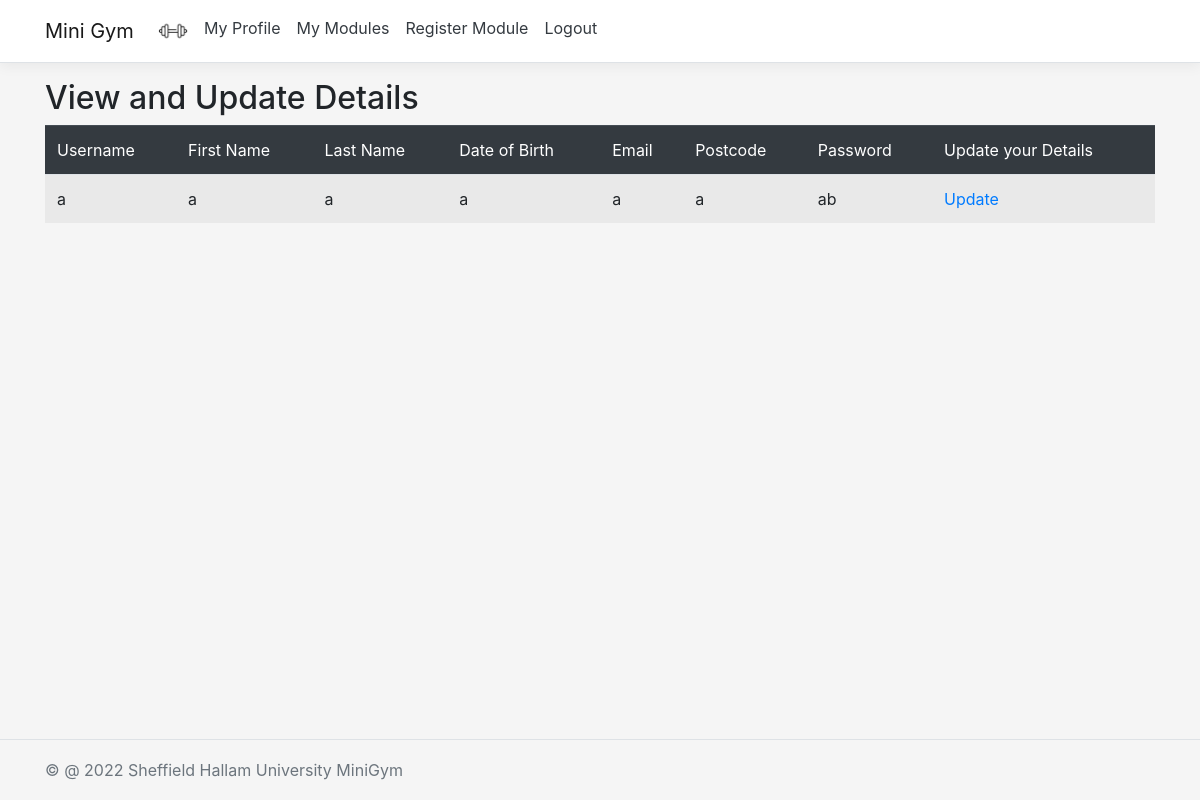
/MiniGym_Website_C2010722/userIndex.php, run on the app's committed database.
### tables this page shows
CREATE TABLE "customer" (
	"username"	TEXT NOT NULL,
	"fname"	TEXT NOT NULL,
	"lname"	TEXT NOT NULL,
	"datebirth"	TEXT NOT NULL,
	"email"	TEXT NOT NULL,
	"postcode"	TEXT NOT NULL,
	"password"	TEXT NOT NULL,
	PRIMARY KEY("username")
);

### MiniGym_Website_C2010722/viewPersonalDetailsSQL.php (called while the page is built, shortened)
<?php
    function getUsers (){
    $db = new SQLITE3('C:\\xampp\minigym_database\\miniGym_database.db');
    $sql = "SELECT * FROM customer WHERE username = 'a'";
    $stmt = $db->prepare($sql);
    $result = $stmt->execute();
    while ($column = $result->fetchArray()){
        $arrayResult [] = $column;
    }
    return $arrayResult;
}

### MiniGym_Website_C2010722/userIndex.php (the view, shortened to what this page needs)
<?php
include_once("viewPersonalDetailsSQL.php");
$user = getUsers ();
?>
<!doctype html>
<html lang="en">
  <head>
    <link rel="stylesheet" href="site.css" />
    <link rel="stylesheet" href="https://stackpath.bootstrapcdn.com/bootstrap/4.3.1/css/bootstrap.min.css">
  </head>
<body class="bgColor">
	<header>
			<nav class="navbar navbar-expand-sm navbar-toggleable-sm navbar-light bg-white border-bottom box-shadow mb-3">
				<div class="container">
					<a class="navbar-brand" href="/MiniGym_Website_C2010722/Index.php">Mini Gym</a>
					<div class="navbar-collapse collapse d-sm-inline-flex flex-sm-row-reverse">
						<ul class="navbar-nav flex-grow-1">
							<li class="nav-item">
								<a class="nav-link text-dark" href="/MiniGym_Website_C2010722/">
									<img border="0" alt="User Icon" src="/MiniGym_Website_C2010722/homeicon.png" width="30" height="30">
								</a>
							</li>
							<li class="nav-item">
								<a class="nav-link text-dark" href="/MiniGym_Website_C2010722/login.php">My Profile</a>
							</li>
							<li class="nav-item">
								<a class="nav-link text-dark" href="/MiniGym_Website_C2010722/customerforgotpassword.php">My Modules</a>
							</li>
							<li class="nav-item">
								<a class="nav-link text-dark" href="/MiniGym_Website_C2010722/createUserPage.php">Register Module</a>
							</li>
							<li class="nav-item">
								<a class="nav-link text-dark" href="/MiniGym_Website_C2010722/staffandmanagerlogin.php">Logout</a>
							</li>
						</ul>
					</div>
				</div>
			</nav>
	</header>
	<div class="container">
        	<main role="main" class="pb-3">
        	<h2>View and Update Details</h2>
        	            <div class="row">
                        <div class="col-12">
                            <table class="table table-striped">
                                    <thead class="table-dark">
                                    <td>Username</td>
                                    <td>First Name</td>
                                    <td>Last Name</td>
                                    <td>Date of Birth</td>
                                    <td>Email</td>
                                    <td>Postcode</td>
                                    <td>Password</td>
                                    <td>Update your Details</td>
                                </thead>
                                <tr>
                                    <td><?php echo $user[0]['username']?></td>
                                    <td><?php echo $user[0]['fname']?></td>
                                    <td><?php echo $user[0]['lname']?></td>
                                    <td><?php echo $user[0]['datebirth']?></td>
                                    <td><?php echo $user[0]['email']?></td>
                                    <td><?php echo $user[0]['postcode']?></td>
                                    <td><?php echo $user[0]['password']?></td>
                                    <td><a href="updatecustomer.php?username=<?php echo $user[0]['username']; ?>">Update</a></td>
                                </tr>
                            </table>
                        </div>
                     </div>
		</main>
	</div>
<?php require("Footer.php");?>

### MiniGym_Website_C2010722/site.css (style rules this page uses)
a.navbar-brand { white-space: normal; text-align: center; word-break: break-all; }
a { color: #1b6ec2; }
html { font-size: 14px; }
@media (min-width: 768px) { html { font-size: 16px; } }
.border-bottom { border-bottom: 1px solid #e5e5e5; }
.box-shadow { box-shadow: 0 .25rem .75rem rgba(0, 0, 0, .05); }
html { position: relative; min-height: 100%; }
body { margin-bottom: 60px; }
.bgColor { background-color: whitesmoke; }
.container { min-height: 100%; }

### data on the page
customer: username "a", fname "a", lname "a", datebirth "a", email "a", postcode "a", password "ab"
